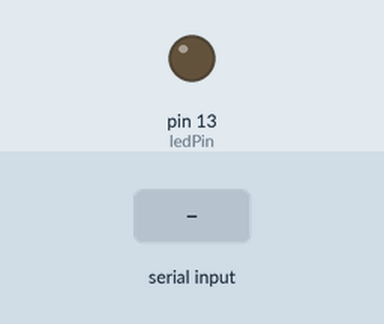
The sketch below on a simulated Arduino Uno, built with avr-gcc and run on an emulated ATmega328P. Parts: output pins drawn as LEDs (lit = HIGH). The inputs (shaded band) are chosen by the test bench.

Above: at 1.2 s.
1.3 s: "H" received over Serial
At 1.9 s:
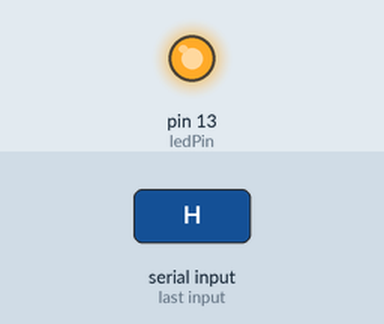
2.9 s: "L" received over Serial
At 4.3 s:
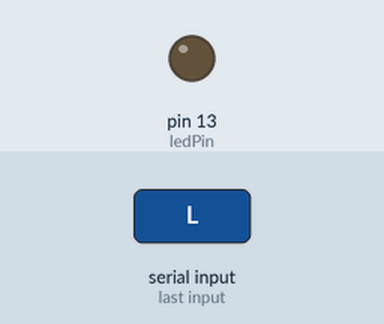
Timing chart, 0 to 5.9 s (numbered marks = the images above; inputs shaded):
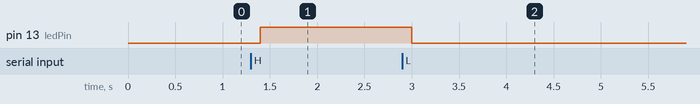

Measured:
- after the input at 1.3 s, pin 13 (ledPin): LOW → HIGH after 0.10 s
- after the input at 2.9 s, pin 13 (ledPin): HIGH → LOW after 0.10 s

The sketch:

SerialRead.ino
```cpp
const int ledPin = 13;
int valueFromProcessing;

void setup() {
  // put your setup code here, to run once:
  Serial.begin(9600);
  pinMode(ledPin, OUTPUT);
}

void loop() {
  while (Serial.available() ) {
    valueFromProcessing = Serial.read();
  }

  if ( valueFromProcessing == 'H') {
     digitalWrite(ledPin, HIGH);
  } else if (valueFromProcessing == 'L') {
     digitalWrite(ledPin, LOW);
  }

  delay(100);
}
```
